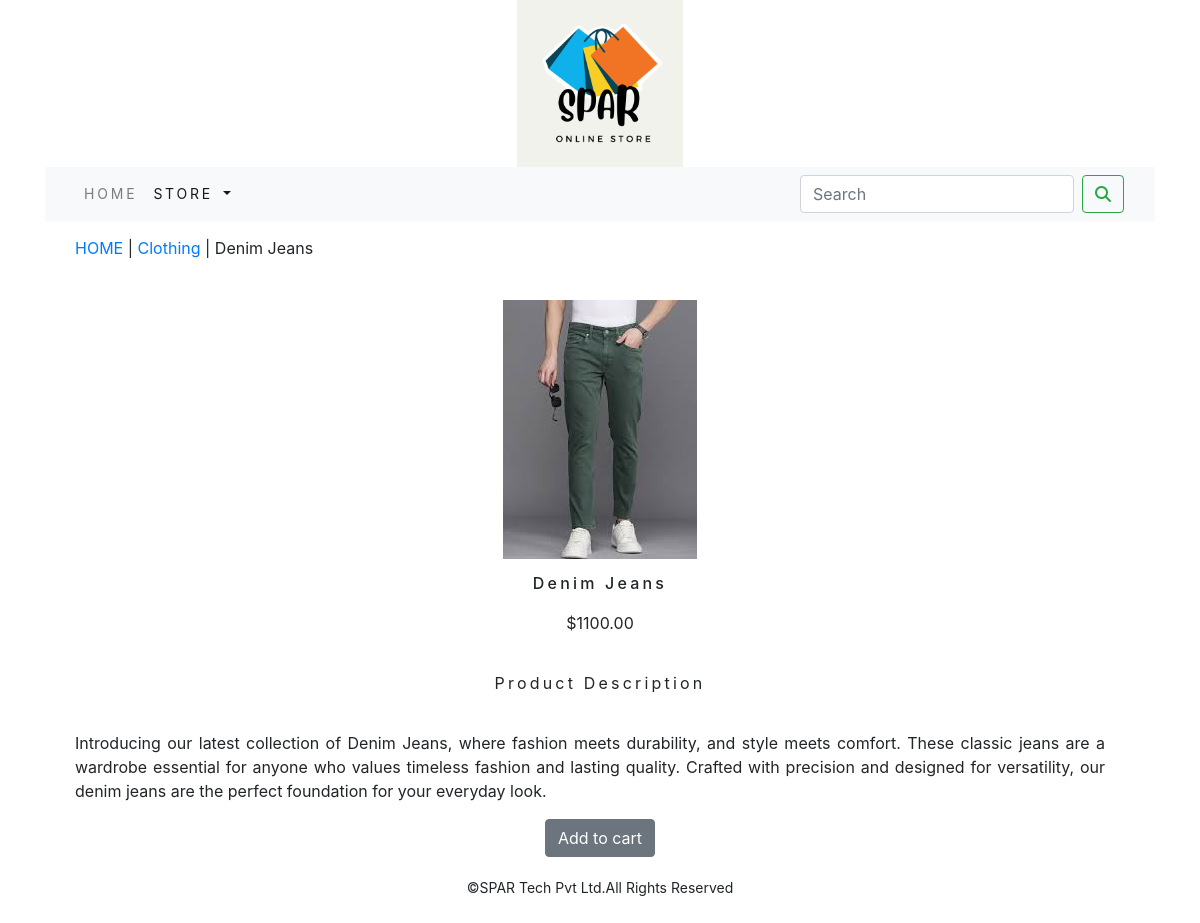
/shop/clothing/denim-jeans, run on the app's committed database.
### shop/models.py (models this page shows, shortened)
class Product(models.Model):
        name = models.CharField(max_length=250, unique=True)
        slug = models.SlugField(max_length=250, unique=True)
        description = models.TextField(blank=True)
        price=models.DecimalField(max_digits=10,decimal_places=2)
        category=models.ForeignKey(Category,on_delete=models.CASCADE)
        image = models.ImageField(upload_to='products', blank=True)
        stock=models.IntegerField()
        available=models.BooleanField(default=True)
        created=models.DateTimeField(auto_now_add=True)
        updated=models.DateTimeField(auto_now=True)
        class Meta:
            ordering = ('name',)
            verbose_name = 'product'
            verbose_name_plural = 'products'

class Category(models.Model):
    name=models.CharField(max_length=250,unique=True)
    slug=models.SlugField(max_length=250,unique=True)
    description=models.TextField(blank=True)
    image=models.ImageField(upload_to='category',blank=True)
    class Meta:
        ordering=('name',)
        verbose_name='category'
        verbose_name_plural='categories'
    def get_url(self):
        return reverse('shop:products_by_category',args=[self.slug,])
    def __str__(self):
        return '{}'.format(self.name)

### shop/views.py (the view)
# urls.py: path('<slug:c_slug>/<slug:product_slug>', views.proDetail, name='proCatdetail')
def proDetail(request,c_slug,product_slug):
    try:
        product=Product.objects.get(category__slug=c_slug,slug=product_slug)
    except Exception as e:
        raise e
    return render(request,'product.html',{'product':product})

### cart/context_processors.py (called while the page is built)
def counter(request):
    item_count=0
    if 'admin' in request.path:
        return {}
    else:
        try:
            cart=Cart.objects.filter(_cart_id=_cart_id(request))
            cart_items=CartItem.objects.all().filter(cart=cart[:1])
            for cart_item in cart_items:
                item_count += cart_item.quantity
        except Cart.DoesNotExist:
            item_count =0
    return dict(item_count=item_count)

### cart/views.py (called while the page is built)
def _cart_id(request):
    cart = request.session.session_key
    if not cart:
        cart = request.session.create()
    return cart

### shop/context_processors.py (called while the page is built)
def menu_links(request):
    links=Category.objects.all()
    return dict(links=links)

### templates/product.html (shortened to what this page needs)
{% extends 'base.html' %}
{% load static %}
{% block content %}
<div class="container my_prod_row_class">
    <div class="row mx-auto">
        <div class="col-md-12">
            <p><a href="{% url 'shop:allProdCat' %}">HOME</a> | <a href="{{ product.category.get_url }}">{{ product.category }}</a> | {{ product.name }}</p>
            </div>
<div class="container">
<br>
<div class="row">
    <div class="col-md-12 col-sm-12 col-md-12 col-lg-12 text-center">
        <div style="min-width:18rem">
             <img src="{{ product.image.url }}" alt="{{ product.name }}">
        </div>
    </div>
<div>
    <div class="col-md-12 col-sm-12 col-md-12 col-lg-12 text-center">
               <h1 class="my_prod_title">{{ product.name }}</h1>
                <p>${{ product.price }}</p>
                <p class="my_title">Product Description</p>
                <p class="text-justify my_prod_text">{{ product.description }}</p>
                {% if product.stock <= 0 %}
                    <p class="text-center text-justify my_prod_text"><b>Out of stock</b></p>
                {% else %}
                    <a  class="btn btn-secondary" href="{% url 'cart:add_cart' product.id %}">Add to cart</a>
                {% endif %}
            </div>
        </div>
    </div>
{% endblock %}

### static/css/custom.css (style rules this page uses)
body { font-family: 'Roboto', sans-serif; }
.my_title { font-size:16px; text_transform:uppercase; letter-spacing:.2em; padding:20px; }
.my_prod_row_class { padding-top:15px; padding-bottom:20px; }
.my_prod_title { font-size:16px; text_transform:uppercase; letter-spacing:.2em; padding-top:15px; padding-bottom:10px; }
.my_prod_text { padding-right:20px; }

### data on the page
Product: category "Clothing", name "Denim Jeans", image (picture), price "1100.00", description "Introducing our latest collection of Denim Jeans, where fashion meets durability, and style meets comfort. These classic jeans are a wardrobe essential for anyone who values timeless fashion and lasting quality. Crafted with precision and designed for versatility, our denim jeans are the perfect foundation for your everyday look."
